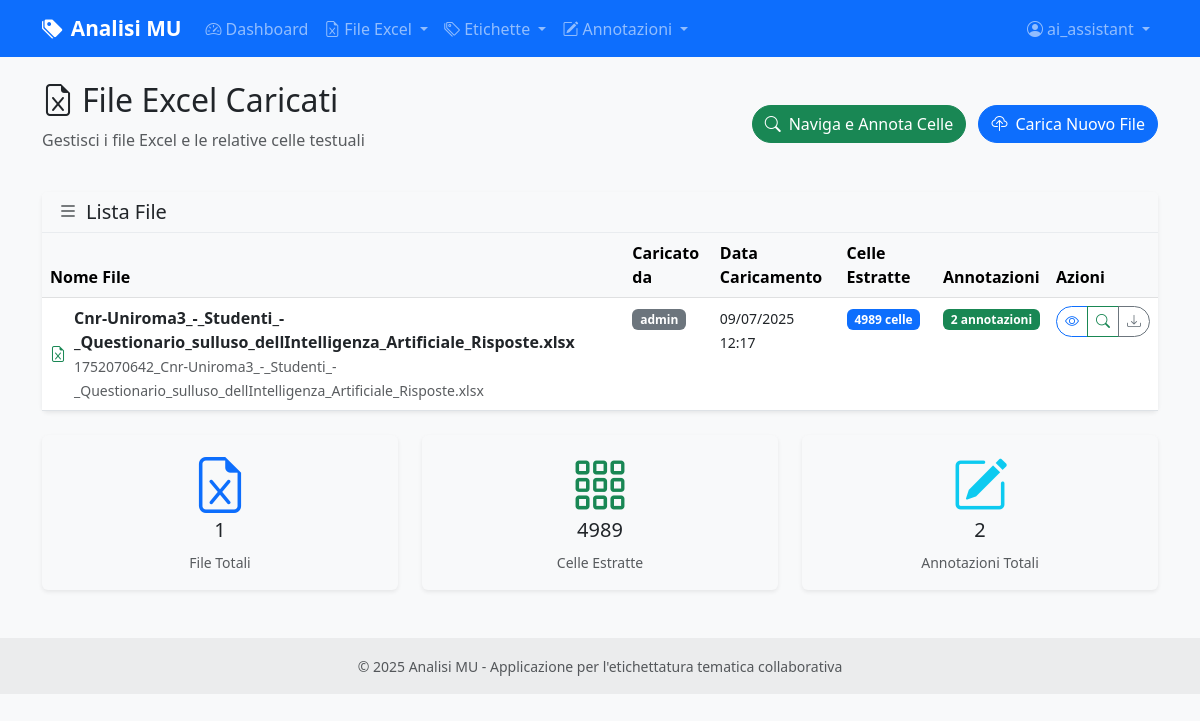
Screenshot of /excel/files (signed in) with the database file from the repository.
### models.py (models this page shows, shortened)
class User(UserMixin, db.Model):
    id = db.Column(db.Integer, primary_key=True)
    username = db.Column(db.String(80), unique=True, nullable=False)
    email = db.Column(db.String(120), unique=True, nullable=False)
    password_hash = db.Column(db.String(255), nullable=False)
    role = db.Column(db.String(20), default='annotatore')  # 'amministratore' o 'annotatore'
    is_active = db.Column(db.Boolean, default=True)
    last_login = db.Column(db.DateTime)
    created_at = db.Column(db.DateTime, default=datetime.utcnow)
    updated_at = db.Column(db.DateTime, default=datetime.utcnow, onupdate=datetime.utcnow)
    annotations = db.relationship('CellAnnotation', foreign_keys='CellAnnotation.user_id', backref='user', lazy=True, cascade='all, delete-orphan')
    @property
    def is_admin(self):
        return self.role == 'amministratore'
    def can_manage_users(self):
        return self.role == 'amministratore'

class ExcelFile(db.Model):
    id = db.Column(db.Integer, primary_key=True)
    filename = db.Column(db.String(255), nullable=False)
    original_filename = db.Column(db.String(255), nullable=False)
    file_path = db.Column(db.String(500), nullable=False)
    uploaded_by = db.Column(db.Integer, db.ForeignKey('user.id'), nullable=False)
    uploaded_at = db.Column(db.DateTime, default=datetime.utcnow)
    uploader = db.relationship('User', backref='uploaded_files')
    text_cells = db.relationship('TextCell', backref='excel_file', lazy=True, cascade='all, delete-orphan')

### routes/excel.py (the view)
@excel_bp.route('/files')
@login_required
def list_files():
    page = request.args.get('page', 1, type=int)
    files = ExcelFile.query.order_by(ExcelFile.uploaded_at.desc()).paginate(
        page=page, per_page=10, error_out=False
    )
    return render_template('excel/list_files.html', files=files)

### templates/excel/list_files.html (shortened to what this page needs)
{% extends "base.html" %}
{% block content %}
<div class="row mb-4">
    <div class="col-12">
        <div class="d-flex justify-content-between align-items-center">
            <div>
                <h2>
                    <i class="bi bi-file-earmark-excel me-2"></i>File Excel Caricati
                </h2>
                <p class="text-muted">Gestisci i file Excel e le relative celle testuali</p>
            </div>
            <div>
                <a href="{{ url_for('annotation.browse_annotations') }}" class="btn btn-success me-2">
                    <i class="bi bi-search me-2"></i>Naviga e Annota Celle
                </a>
                <a href="{{ url_for('excel.upload') }}" class="btn btn-primary">
                    <i class="bi bi-cloud-upload me-2"></i>Carica Nuovo File
                </a>
            </div>
        </div>
    </div>
</div>
{% if files.items %}
<div class="row">
    <div class="col-12">
        <div class="card">
            <div class="card-header">
                <h5 class="mb-0">
                    <i class="bi bi-list me-2"></i>Lista File
                </h5>
            </div>
            <div class="card-body p-0">
                <div class="table-responsive">
                    <table class="table table-hover mb-0">
                        <thead class="table-light">
                            <tr>
                                <th>Nome File</th>
                                <th>Caricato da</th>
                                <th>Data Caricamento</th>
                                <th>Celle Estratte</th>
                                <th>Annotazioni</th>
                                <th>Azioni</th>
                            </tr>
                        </thead>
                        <tbody>
                            {% for file in files.items %}
                            <tr>
                                <td>
                                    <div class="d-flex align-items-center">
                                        <i class="bi bi-file-earmark-excel text-success me-2"></i>
                                        <div>
                                            <strong>{{ file.original_filename }}</strong>
                                            <br>
                                            <small class="text-muted">{{ file.filename }}</small>
                                        </div>
                                    </div>
                                </td>
                                <td>
                                    <span class="badge bg-secondary">{{ file.uploader.username }}</span>
                                </td>
                                <td>
                                    <small>{{ file.uploaded_at.strftime('%d/%m/%Y<br>%H:%M')|safe }}</small>
                                </td>
                                <td>
                                    <span class="badge bg-primary">{{ file.text_cells|length }} celle</span>
                                </td>
                                <td>
                                    {% set total_annotations = file.text_cells|map(attribute='annotations')|map('length')|sum %}
                                    <span class="badge bg-success">{{ total_annotations }} annotazioni</span>
                                </td>
                                <td>
                                    <div class="btn-group btn-group-sm" role="group">
                                        <a href="{{ url_for('excel.view_file', file_id=file.id) }}"
                                           class="btn btn-outline-primary"
                                           title="Visualizza file">
                                            <i class="bi bi-eye"></i>
                                        </a>
                                        <a href="{{ url_for('annotation.browse_annotations', file_id=file.id) }}"
                                           class="btn btn-outline-success"
                                           title="Naviga e annota celle">
                                            <i class="bi bi-search"></i>
                                        </a>
                                        <a href="{{ url_for('excel.download_file', file_id=file.id) }}"
                                           class="btn btn-outline-secondary"
                                           title="Scarica file">
                                            <i class="bi bi-download"></i>
                                        </a>
                                    </div>
                                </td>
                            </tr>
                            {% endfor %}
                        </tbody>
                    </table>
                </div>
            </div>
        </div>
    </div>
</div>
{% endif %}
<div class="row mt-4">
    <div class="col-md-4">
        <div class="card bg-light">
            <div class="card-body text-center">
                <i class="bi bi-file-earmark-excel display-4 text-primary mb-2"></i>
                <h5>{{ files.total }}</h5>
                <small class="text-muted">File Totali</small>
            </div>
        </div>
    </div>
    <div class="col-md-4">
        <div class="card bg-light">
            <div class="card-body text-center">
                <i class="bi bi-grid-3x3-gap display-4 text-success mb-2"></i>
                <h5>
                    {% set total_cells = files.items|map(attribute='text_cells')|map('length')|sum %}
                    {{ total_cells }}
                </h5>
                <small class="text-muted">Celle Estratte</small>
            </div>
        </div>
    </div>
    <div class="col-md-4">
        <div class="card bg-light">
            <div class="card-body text-center">
                <i class="bi bi-pencil-square display-4 text-info mb-2"></i>
                <h5>
                    {% set total_annotations = files.items|map(attribute='text_cells')|map('map', attribute='annotations')|map('map', 'length')|map('sum')|sum %}
                    {{ total_annotations }}
                </h5>
                <small class="text-muted">Annotazioni Totali</small>
            </div>
        </div>
    </div>
</div>
{% endblock %}

### templates/base.html (shortened to what this page needs)
<!DOCTYPE html>
<html lang="it">
<head>
    <link href="https://cdn.jsdelivr.net/npm/bootstrap@5.3.0/dist/css/bootstrap.min.css" rel="stylesheet">
    <link href="https://cdn.jsdelivr.net/npm/bootstrap-icons@1.10.0/font/bootstrap-icons.css" rel="stylesheet">
    <link href="{{ url_for('static', filename='css/style.css') }}" rel="stylesheet">
</head>
<body>
    <nav class="navbar navbar-expand-lg navbar-dark bg-primary">
        <div class="container">
            <a class="navbar-brand" href="{{ url_for('main.index') }}">
                <i class="bi bi-tags-fill me-2"></i>Analisi MU
            </a>
            <div class="collapse navbar-collapse" id="navbarNav">
                <ul class="navbar-nav me-auto">
                    {% if current_user.is_authenticated %}
                    <li class="nav-item">
                        <a class="nav-link" href="{{ url_for('main.dashboard') }}">
                            <i class="bi bi-speedometer2 me-1"></i>Dashboard
                        </a>
                    </li>
                    <li class="nav-item dropdown">
                        <a class="nav-link dropdown-toggle" href="#" id="excelDropdown" role="button" data-bs-toggle="dropdown">
                            <i class="bi bi-file-earmark-excel me-1"></i>File Excel
                        </a>
                    </li>
                    <li class="nav-item dropdown">
                        <a class="nav-link dropdown-toggle" href="#" id="labelsDropdown" role="button" data-bs-toggle="dropdown">
                            <i class="bi bi-tags me-1"></i>Etichette
                        </a>
                    </li>
                    <li class="nav-item dropdown">
                        <a class="nav-link dropdown-toggle" href="#" id="annotationDropdown" role="button" data-bs-toggle="dropdown">
                            <i class="bi bi-pencil-square me-1"></i>Annotazioni
                        </a>
                    </li>
                    {% endif %}
                </ul>
                <ul class="navbar-nav">
                    {% if current_user.is_authenticated %}
                    <li class="nav-item dropdown">
                        <a class="nav-link dropdown-toggle" href="#" id="userDropdown" role="button" data-bs-toggle="dropdown">
                            <i class="bi bi-person-circle me-1"></i>{{ current_user.username }}
                        </a>
                    </li>
                    {% endif %}
                </ul>
            </div>
        </div>
    </nav>
    <main class="container my-4">
        {% block content %}{% endblock %}
    </main>
    <footer class="bg-light text-center text-lg-start mt-5">
        <div class="text-center p-3" style="background-color: rgba(0, 0, 0, 0.05);">
            <small class="text-muted">
                © 2025 Analisi MU - Applicazione per l'etichettatura tematica collaborativa
            </small>
        </div>
    </footer>
</body>
</html>

### static/css/style.css (style rules this page uses)
:root { --primary-color: #007bff; --success-color: #28a745; --warning-color: #ffc107; --danger-color: #dc3545; --info-color: #17a2b8; --light-color: #f8f9fa; --dark-color: #343a40; }
body { font-family: 'Segoe UI', Tahoma, Geneva, Verdana, sans-serif; background-color: #f8f9fa; }
.navbar-brand { font-weight: 600; font-size: 1.3rem; }
.card { border: none; box-shadow: 0 0.125rem 0.25rem rgba(0, 0, 0, 0.075); transition: box-shadow 0.15s ease-in-out; }
.card-header { background-color: #f8f9fa; border-bottom: 1px solid #e9ecef; font-weight: 600; }
.btn { border-radius: 50px; font-weight: 500; transition: all 0.2s ease; }
footer { margin-top: auto; }

### rows the page displays
User: username "ai_assistant"
ExcelFile: original_filename "Cnr-Uniroma3_-_Studenti_-_Questionario_sulluso_dellIntelligenza_Artificiale_Risposte.xlsx", filename "1752070642_Cnr-Uniroma3_-_Studenti_-_Questionario_sulluso_dellIntelligenza_Artificiale_Risposte.xlsx", uploader.username "admin", uploaded_at "09/07/2025 12:17", text_cells|length "4989", total_annotations "2"

### other values shown
{{ files.total }} "1"
{{ total_cells }} "4989"
{{ total_annotations }} "2"
